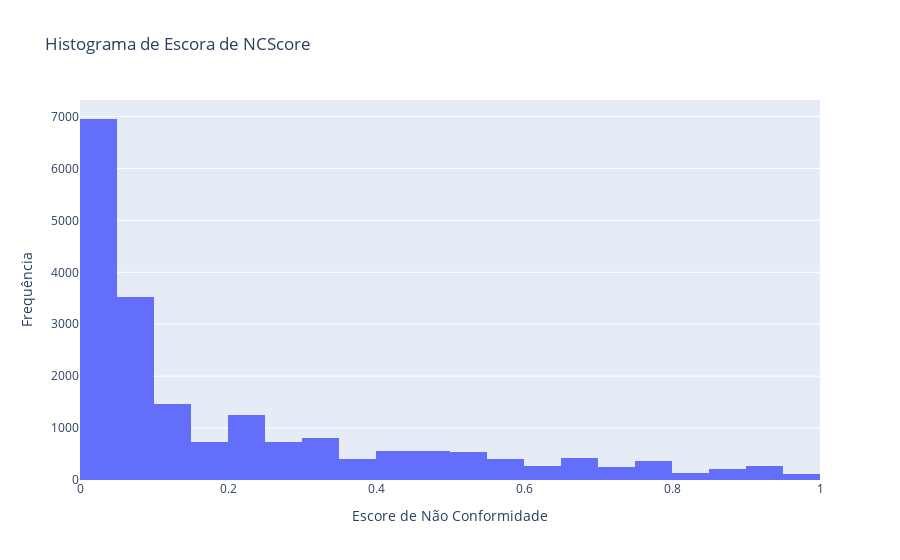

Notebook code cell kept with this figure:
### Code cell
nc_score_histogram(clf, X_test, y_test, "png")

### Figure 1 — Plotly figure (JSON) as saved in the notebook; plotly's stock layout.template omitted (floating-point values rounded to 4 significant figures; data arrays with more than 128 entries replaced by an {"elided": "..."} marker saying what was removed)
{"data": [{"alignmentgroup": "True", "bingroup": "x", "hovertemplate": "%{y}", "legendgroup": "0", "marker": {"color": "#636efa", "pattern": {"shape": ""}}, "name": "0", "nbinsx": 30, "offsetgroup": "0", "orientation": "v", "showlegend": true, "type": "histogram", "x": {"elided": "20000 float values"}, "xaxis": "x", "yaxis": "y"}], "layout": {"barmode": "relative", "hovermode": "x", "legend": {"title": {"text": "variable"}, "tracegroupgap": 0}, "showlegend": false, "title": {"text": "Histograma de Escora de NCScore"}, "xaxis": {"anchor": "y", "domain": [0, 1], "range": [0, 1], "title": {"text": "Escore de Não Conformidade"}}, "yaxis": {"anchor": "x", "domain": [0, 1], "title": {"text": "Frequência"}}}}
